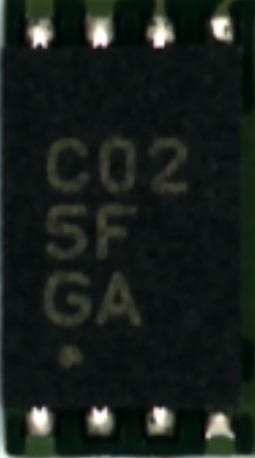
#> input picture create_pol_module/modules/sample/data/golden_sample/test_module/1005-700700-00B/U604/20250905073442_00VN558S115_T@U604_2_side.jpg, 255 x 458 px
$ python make_grid.py --input create_pol_module/modules/sample/data/golden_sample/test_module/1005-700700-00B/U604/20250905073442_00VN558S115_T@U604_2_side.jpg --output out.png
#> lines starting #> are read from the running program, lines starting #| are printed output that depends on the picture
#!/usr/bin/env python3
# -*- coding: utf-8 -*-

import argparse
import math
import os
from pathlib import Path
from typing import List, Tuple

from PIL import Image, ImageOps


SUPPORTED_EXTS = {".jpg", ".jpeg", ".png", ".bmp", ".webp"}


def parse_args() -> argparse.Namespace:
    parser = argparse.ArgumentParser(
        description="Combine multiple images into a grid image."
    )
    parser.add_argument(
        "--input",
        nargs="+",
        required=True,
        help="Input image paths. Example: --input img1.jpg img2.jpg img3.jpg img4.jpg",
    )
    parser.add_argument(
        "--output",
        required=True,
        help="Output grid image path. Example: grid.jpg",
    )
    parser.add_argument(
        "--rows",
        type=int,
        default=None,
        help="Number of grid rows. If not set, it will be inferred automatically.",
    )
    parser.add_argument(
        "--cols",
        type=int,
        default=None,
        help="Number of grid columns. If not set, it will be inferred automatically.",
    )
    parser.add_argument(
        "--cell-width",
        type=int,
        default=512,
        help="Width of each cell in the grid. Default: 512",
    )
    parser.add_argument(
        "--cell-height",
        type=int,
        default=512,
        help="Height of each cell in the grid. Default: 512",
    )
    parser.add_argument(
        "--padding",
        type=int,
        default=10,
        help="Padding between images in pixels. Default: 10",
    )
    parser.add_argument(
        "--bg-color",
        type=str,
        default="white",
        help="Background color. Example: white, black, #cccccc. Default: white",
    )
    parser.add_argument(
        "--keep-aspect",
        action="store_true",
        help="Keep aspect ratio and pad the remaining area instead of stretching.",
    )
    parser.add_argument(
        "--sort",
        action="store_true",
        help="Sort input image paths before processing.",
    )
    return parser.parse_args()


def validate_images(image_paths: List[str]) -> List[Path]:
    valid_paths = []
    for path_str in image_paths:
        path = Path(path_str)
        if not path.exists():
            raise FileNotFoundError(f"File not found: {path}")
        if path.suffix.lower() not in SUPPORTED_EXTS:
            raise ValueError(f"Unsupported image format: {path}")
        valid_paths.append(path)
    return valid_paths


def infer_grid_shape(n: int, rows: int = None, cols: int = None) -> Tuple[int, int]:
#> in make_grid, `canvas = Image.new("RGB", (grid_width, grid_height), color=bg_color)`: canvas: PIL image 532x532 RGB; every value is 255
    if rows is not None and cols is not None:
        if rows * cols < n:
            raise ValueError(
                f"Grid size {rows}x{cols} is too small for {n} images."
            )
        return rows, cols

    if rows is not None:
        cols = math.ceil(n / rows)
        return rows, cols

    if cols is not None:
        rows = math.ceil(n / cols)
        return rows, cols

    cols = math.ceil(math.sqrt(n))
    rows = math.ceil(n / cols)
    return rows, cols


def load_and_prepare_image(
    image_path: Path,
    cell_width: int,
    cell_height: int,
    keep_aspect: bool,
    bg_color: str,
) -> Image.Image:
#> called with cell_width = 512, cell_height = 512, keep_aspect = False, bg_color = 'white'
    img = Image.open(image_path).convert("RGB")
#> img is the input picture: PIL image 255x458 RGB; mean R, G, B 24.6, 31.3, 27.1

    if keep_aspect:
        # 保持比例，剩餘區域補背景色
        return ImageOps.pad(
            img,
            (cell_width, cell_height),
            color=bg_color,
            method=Image.Resampling.LANCZOS,
            centering=(0.5, 0.5),
        )
    else:
        # 直接拉伸到固定大小
        return img.resize((cell_width, cell_height), Image.Resampling.LANCZOS)
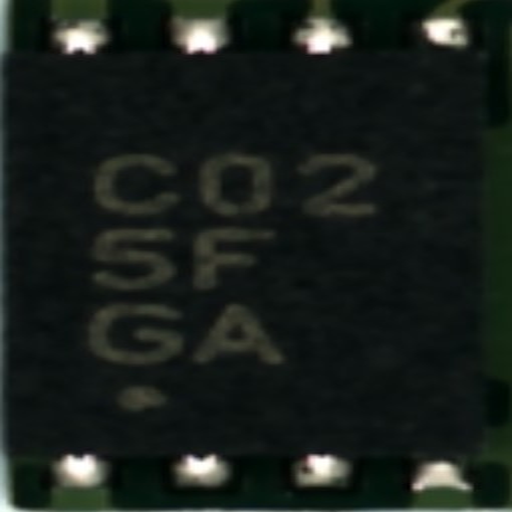
#> returned value: PIL image 512x512 RGB; mean R, G, B 24.6, 31.3, 27.1


def make_grid(
    image_paths: List[Path],
    output_path: str,
    rows: int,
    cols: int,
    cell_width: int,
    cell_height: int,
    padding: int,
    bg_color: str,
    keep_aspect: bool,
) -> None:
    grid_width = cols * cell_width + (cols + 1) * padding
    grid_height = rows * cell_height + (rows + 1) * padding

    canvas = Image.new("RGB", (grid_width, grid_height), color=bg_color)

    for idx, image_path in enumerate(image_paths):
        row = idx // cols
        col = idx % cols

        x = padding + col * (cell_width + padding)
        y = padding + row * (cell_height + padding)

        img = load_and_prepare_image(
            image_path=image_path,
            cell_width=cell_width,
            cell_height=cell_height,
            keep_aspect=keep_aspect,
            bg_color=bg_color,
        )
        canvas.paste(img, (x, y))
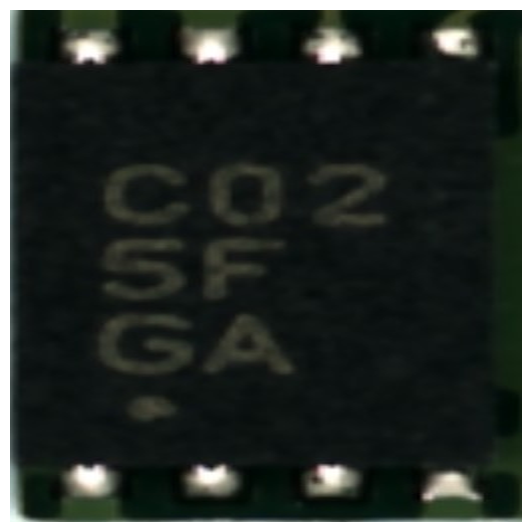
#> canvas: PIL image 532x532 RGB; mean R, G, B 41.6, 47.8, 43.9

    output_dir = Path(output_path).parent
    if output_dir and not output_dir.exists():
        output_dir.mkdir(parents=True, exist_ok=True)

    canvas.save(output_path)
    print(f"Saved grid image to: {output_path}")
    print(f"Grid shape: {rows} x {cols}")
    print(f"Canvas size: {canvas.size[0]} x {canvas.size[1]}")
#| Canvas size: 532 x 532


def main() -> None:
    args = parse_args()

    image_paths = validate_images(args.input)

    if args.sort:
        image_paths = sorted(image_paths)

    rows, cols = infer_grid_shape(
        n=len(image_paths),
        rows=args.rows,
        cols=args.cols,
    )

    make_grid(
        image_paths=image_paths,
        output_path=args.output,
        rows=rows,
        cols=cols,
        cell_width=args.cell_width,
        cell_height=args.cell_height,
        padding=args.padding,
        bg_color=args.bg_color,
        keep_aspect=args.keep_aspect,
    )


if __name__ == "__main__":
    main()

$ run again, on create_pol_module/modules/sample/data/golden_sample/test_module/1005-700700-40B/U604/20250904015205_40VN558S17E_T@U604_3_side.jpg
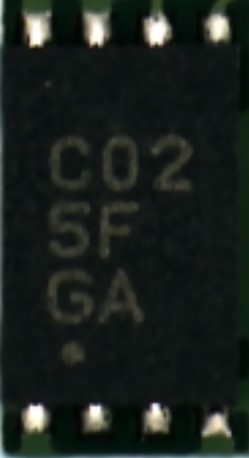
#> input picture create_pol_module/modules/sample/data/golden_sample/test_module/1005-700700-40B/U604/20250904015205_40VN558S17E_T@U604_3_side.jpg, 249 x 458 px
#> in load_and_prepare_image, img is the input picture: PIL image 249x458 RGB; mean R, G, B 26.8, 33.5, 29.2
#> in load_and_prepare_image, `return img.resize((cell_width, cell_height), Image.Resampling.LANCZOS)`:
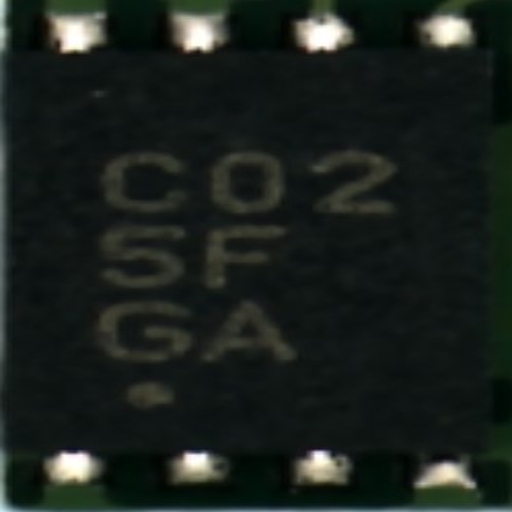
#> returned value: PIL image 512x512 RGB; mean R, G, B 26.8, 33.5, 29.2
#> in make_grid, `canvas.paste(img, (x, y))`:
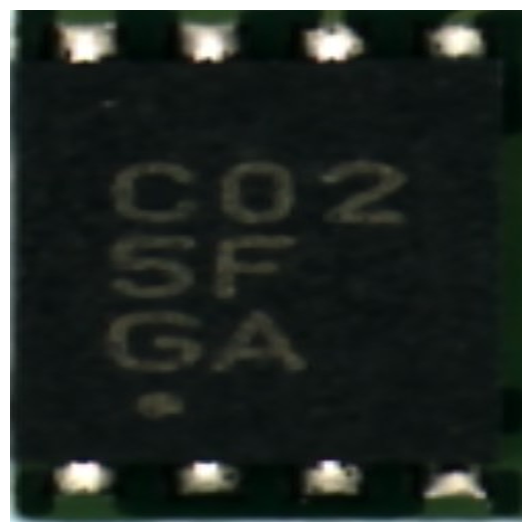
#> canvas: PIL image 532x532 RGB; mean R, G, B 43.6, 49.9, 45.9
#| Canvas size: 532 x 532
